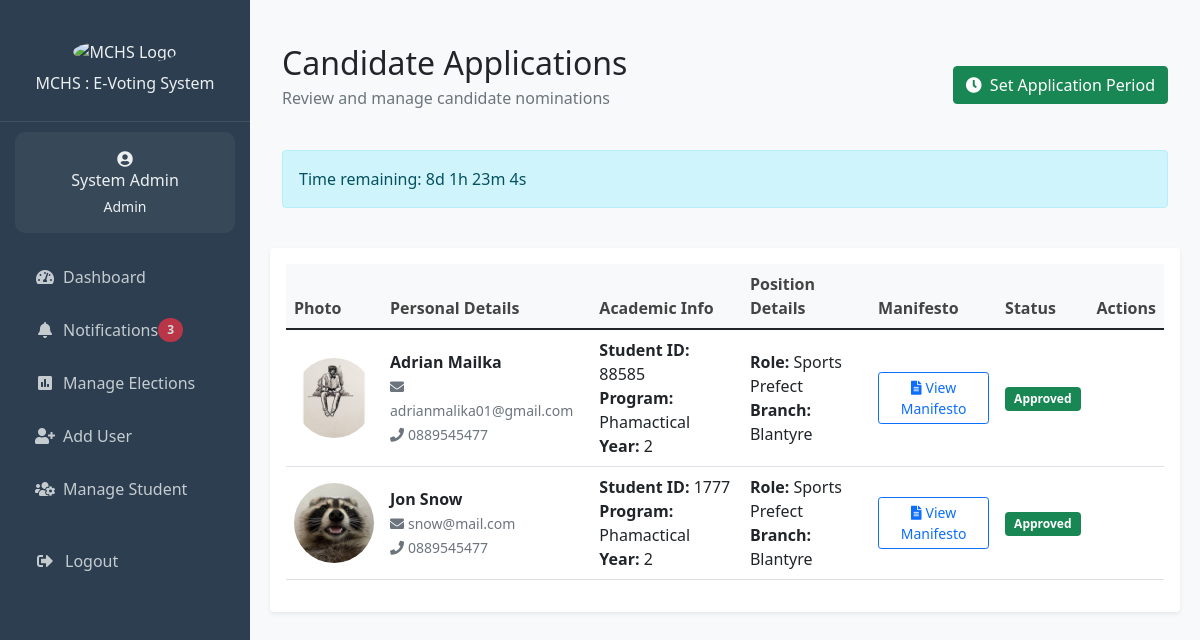
Page /admin/candidates.php (signed in) on the committed database.
### tables this page shows
CREATE TABLE IF NOT EXISTS `users` (
  `id` int NOT NULL AUTO_INCREMENT,
  `name` varchar(100) NOT NULL,
  `email` varchar(100) NOT NULL,
  `student_number` varchar(20) DEFAULT NULL,
  `branch` varchar(50) DEFAULT NULL,
  `year_of_study` varchar(20) DEFAULT NULL,
  `password_hash` varchar(255) NOT NULL,
  `role` enum('student','admin','candidate') NOT NULL DEFAULT 'student',
  `created_at` timestamp NULL DEFAULT CURRENT_TIMESTAMP,
  `updated_at` timestamp NULL DEFAULT CURRENT_TIMESTAMP ON UPDATE CURRENT_TIMESTAMP,
  PRIMARY KEY (`id`),
  UNIQUE KEY `email` (`email`),
  UNIQUE KEY `student_number` (`student_number`)
);

CREATE TABLE IF NOT EXISTS `nominations` (
  `nomination_id` int NOT NULL AUTO_INCREMENT,
  `user_id` int NOT NULL,
  `first_name` varchar(100) NOT NULL,
  `surname` varchar(100) NOT NULL,
  `email` varchar(255) NOT NULL,
  `phone` varchar(15) NOT NULL,
  `student_id` varchar(50) NOT NULL,
  `program` varchar(255) NOT NULL,
  `year_of_study` int NOT NULL,
  `role` text NOT NULL,
  `branch` text NOT NULL,
  `photo_path` varchar(255) NOT NULL,
  `manifesto` text NOT NULL,
  `submission_date` timestamp NULL DEFAULT CURRENT_TIMESTAMP,
  `status` enum('pending','approved','rejected') NOT NULL DEFAULT 'pending',
  `election_id` int NOT NULL,
  PRIMARY KEY (`nomination_id`),
  KEY `user_id` (`user_id`),
  KEY `election_id` (`election_id`)
);

CREATE TABLE IF NOT EXISTS `nomination_documents` (
  `id` int NOT NULL AUTO_INCREMENT,
  `nomination_id` int NOT NULL,
  `document_type` enum('photo','transcript') NOT NULL,
  `file_path` varchar(255) NOT NULL,
  `file_name` varchar(255) NOT NULL,
  `file_size` int NOT NULL,
  `mime_type` varchar(100) NOT NULL,
  `created_at` timestamp NULL DEFAULT CURRENT_TIMESTAMP,
  PRIMARY KEY (`id`),
  KEY `nomination_id` (`nomination_id`)
);

### includes/notifications.php (called while the page is built, shortened)
<?php
if (!function_exists('get_unread_notifications_count')) {
    function get_unread_notifications_count($conn, $user_id = null) {
        try {
            $sql = "SELECT COUNT(*) FROM notifications WHERE is_read = FALSE";
            $params = [];
            $stmt = $conn->prepare($sql);
            $stmt->execute($params);
            return (int) $stmt->fetchColumn();
        } catch (PDOException $e) {
            error_log("Error getting unread notifications count: " . $e->getMessage());
            return 0;
        }
    }
}

### admin/candidates.php (the view, shortened to what this page needs)
<?php
require_once '../includes/header.php';
$stmt = $conn->prepare("
    SELECT n.*,
           u.name as user_name,
           u.email as user_email,
           photo.file_path as photo_path
    FROM nominations n
    JOIN users u ON n.user_id = u.id
    LEFT JOIN nomination_documents photo ON n.nomination_id = photo.nomination_id
        AND photo.document_type = 'photo'
    ORDER BY n.submission_date DESC
");
$stmt->execute();
$nominations = $stmt->fetchAll();
?>
<div class="container-fluid py-4">
    <div class="d-flex justify-content-between align-items-center mb-4">
        <div>
            <h2 class="mb-1">Candidate Applications</h2>
            <p class="text-muted">Review and manage candidate nominations</p>
        </div>
        <button class="btn btn-success" data-bs-toggle="modal" data-bs-target="#setPeriodModal">
            <i class="fas fa-clock me-2"></i>Set Application Period
        </button>
    </div>
    <div id="countdown-timer" class="alert alert-info mt-4"></div>
</div>
<div class="card border-0 shadow-sm">
    <div class="card-body">
        <div class="table-responsive">
            <table class="table table-hover align-middle">
                <thead class="bg-light">
                    <tr>
                        <th>Photo</th>
                        <th>Personal Details</th>
                        <th>Academic Info</th>
                        <th>Position Details</th>
                        <th>Manifesto</th>
                        <th>Status</th>
                        <th>Actions</th>
                    </tr>
                </thead>
                <tbody>
                    <?php foreach ($nominations as $nomination): ?>
                        <tr>
                            <td>
                                <?php if (!empty($nomination['photo_path'])): ?>
                                    <img src="/e_voting_system/uploads/profile_photos/<?php echo basename($nomination['photo_path']); ?>"
                                         alt="Candidate Photo"
                                         class="rounded-circle"
                                         style="width: 80px; height: 80px; object-fit: cover;"
                                         onerror="this.onerror=null; this.src='/e_voting_system/assets/images/default-avatar.png';">
                                <?php endif; ?>
                            </td>
                            <td>
                                <strong><?php echo htmlspecialchars($nomination['first_name'] . ' ' . $nomination['surname']); ?></strong><br>
                                <small class="text-muted">
                                    <i class="fas fa-envelope me-1"></i><?php echo htmlspecialchars($nomination['email']); ?><br>
                                    <i class="fas fa-phone me-1"></i><?php echo htmlspecialchars($nomination['phone']); ?>
                                </small>
                            </td>
                            <td>
                                <strong>Student ID:</strong> <?php echo htmlspecialchars($nomination['student_id']); ?><br>
                                <strong>Program:</strong> <?php echo htmlspecialchars($nomination['program']); ?><br>
                                <strong>Year:</strong> <?php echo htmlspecialchars($nomination['year_of_study']); ?>
                            </td>
                            <td>
                                <strong>Role:</strong> <?php echo htmlspecialchars($nomination['role']); ?><br>
                                <strong>Branch:</strong> <?php echo htmlspecialchars($nomination['branch']); ?>
                            </td>
                            <td>
                                <button type="button" class="btn btn-sm btn-outline-primary"
                                        data-bs-toggle="modal"
                                        data-bs-target="#manifestoModal<?php echo $nomination['nomination_id']; ?>">
                                    <i class="fas fa-file-alt me-1"></i>View Manifesto
                                </button>
                            </td>
                            <td>
                                <?php
                                    $status = $nomination['status'] ?? 'pending';
                                    $statusClass = [
                                        'approved' => 'success',
                                        'rejected' => 'danger',
                                        'pending' => 'warning'
                                    ][$status] ?? 'warning';
                                ?>
                                <span class="badge bg-<?php echo $statusClass; ?>">
                                    <?php echo ucfirst($status); ?>
                                </span>
                            </td>
                            <td>
                            </td>
                        </tr>
                    <?php endforeach; ?>
                </tbody>
            </table>
        </div>
    </div>
</div>
<?php require_once '../includes/footer.php'; ?>

### includes/sidebar-content.php (shortened to what this page needs)
<div class="sidebar-header">
  <img src="https://mchs.mw/img/mchs_logo.png" alt="MCHS Logo" class="img-fluid" style="width: 50%;">
  <h6 class="mt-0">MCHS : E-Voting System</h6>
</div>
<?php if (isset($user)): ?>
  <div class="user-info">
    <i class="fas fa-user-circle fa-1x mb-0"></i>
    <h6 class="mb-1"><?php echo htmlspecialchars($user['name']); ?></h6>
    <small><?php echo ucfirst($user['role']); ?></small>
  </div>
  <ul class="nav-menu">
    <?php if ($user['role'] === 'admin'): ?>
      <li class="nav-item">
        <a class="nav-link <?php echo $current_page === 'dashboard.php' ? 'active' : ''; ?>"
           href="/e_voting_system/admin/dashboard.php">
          <i class="fas fa-tachometer-alt me-2"></i>Dashboard
        </a>
      </li>
      <li class="nav-item">
        <a class="nav-link <?php echo $current_page === 'notifications.php' ? 'active' : ''; ?>"
           href="/e_voting_system/admin/notifications.php">
          <i class="fas fa-bell me-2"></i>Notifications
          <?php
          $unread_count = get_unread_notifications_count($conn);
          if ($unread_count > 0):
          ?>
            <span class="badge bg-danger rounded-pill">
              <?php echo $unread_count; ?>
            </span>
          <?php endif; ?>
        </a>
      </li>
      <li class="nav-item">
        <a class="nav-link <?php echo $current_page === 'manage_elections.php' ? 'active' : ''; ?>"
           href="/e_voting_system/admin/manage_elections.php">
          <i class="fas fa-poll me-2"></i>Manage Elections
        </a>
      </li>
      <li class="nav-item">
        <a class="nav-link <?php echo $current_page === 'add_student.php' ? 'active' : ''; ?>"
           href="/e_voting_system/admin/add_student.php">
          <i class="fas fa-user-plus me-2"></i>Add User
        </a>
      </li>
      <li class="nav-item">
        <a class="nav-link <?php echo $current_page === 'manage_students.php' ? 'active' : ''; ?>"
           href="/e_voting_system/admin/manage_students.php">
          <i class="fas fa-users-cog me-2"></i>Manage Student
        </a>
      </li>
    <?php endif; ?>
    <li class="nav-item mt-4">
      <a class="nav-link" href="/e_voting_system/logout.php">
        <i class="fas fa-sign-out-alt"></i>
        <span>Logout</span>
      </a>
    </li>
  </ul>
<?php endif; ?>

### includes/header.php (style rules this page uses)
:root { --primary-color: #2c3e50; --secondary-color: #3498db; --accent-color: #e74c3c; --text-light: #ecf0f1; --success-color: #2ecc71; }
.sidebar-header { padding: 20px; text-align: center; border-bottom: 1px solid rgba(255,255,255,0.1); }
.sidebar-header img { width: 80px; height: 80px; border-radius: 50%; margin-bottom: 10px; }
.user-info { padding: 15px; text-align: center; background: rgba(255,255,255,0.05); margin: 10px 15px; border-radius: 10px; }
.nav-menu { padding: 0; margin: 20px 0; }
.nav-item { list-style: none; margin: 5px 15px; }
.nav-link { color: var(--text-light) !important; padding: 12px 20px; border-radius: 8px; display: flex; align-items: center; transition: all 0.3s ease; text-decoration: none; opacity: 0.8; }
.nav-link i { margin-right: 10px; width: 20px; text-align: center; }

### admin/candidates.php (style rules this page uses)
.table th { font-weight: 600; color: #444; }
.badge { padding: 0.5em 0.75em; }

### rows in the picture
users: name "System Admin", role "Admin"
nominations: nomination_documents.file_path (picture), first_name+surname "Adrian Mailka", email "adrianmalika01@gmail.com", phone "0889545477", student "88585", program "Phamactical", year_of_study "2", role "Sports Prefect", branch "Blantyre", status "Approved"
nominations: nomination_documents.file_path (picture), first_name+surname "Jon Snow", email "snow@mail.com", phone "0889545477", student "1777", program "Phamactical", year_of_study "2", role "Sports Prefect", branch "Blantyre", status "Approved"

### other values in the picture
$unread_count "3"
